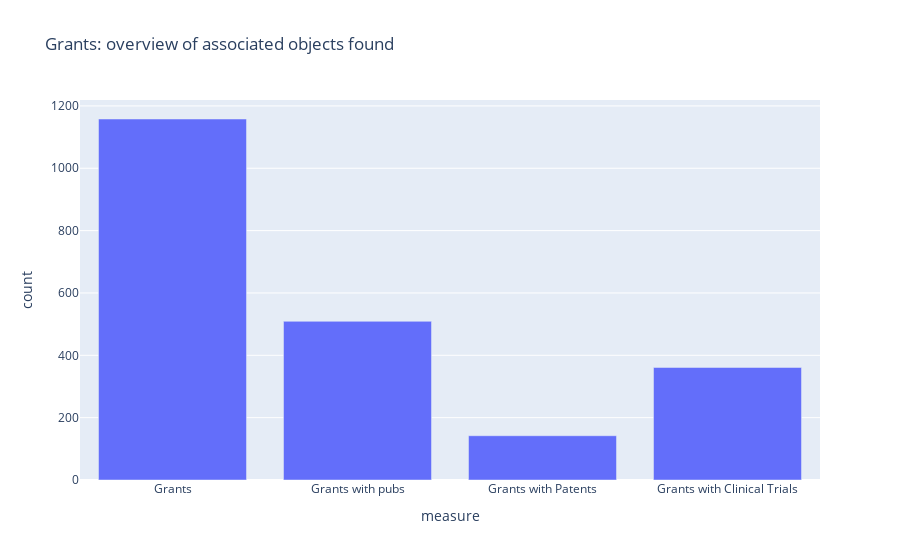

The cell this chart's notebook holds for it:
### Markdown cell above
### How many linked objects overall?

### Code cell
df = pd.DataFrame({
    'measure' : ['Grants', 'Grants with pubs', 'Grants with Patents', 'Grants with Clinical Trials'],
    'count' : [len(grants), len(grants[grants['Resulting Publications'] > 0]), len(grants[grants['Associated Patents'] > 0]), len(grants[grants['Associated Clinical Trials'] > 0])],
})

px.bar(df, 
       x="measure", y="count", 
       title=f"Grants: overview of associated objects found")

### Figure 1 — Plotly figure (JSON) as saved in the notebook; plotly's stock layout.template omitted (floating-point values rounded to 4 significant figures)
{"data": [{"alignmentgroup": "True", "hovertemplate": "measure=%{x}<br>count=%{y}<extra></extra>", "legendgroup": "", "marker": {"color": "#636efa", "pattern": {"shape": ""}}, "name": "", "offsetgroup": "", "orientation": "v", "showlegend": false, "textposition": "auto", "type": "bar", "x": ["Grants", "Grants with pubs", "Grants with Patents", "Grants with Clinical Trials"], "xaxis": "x", "y": [1158, 509, 142, 361], "yaxis": "y"}], "layout": {"autosize": true, "barmode": "relative", "legend": {"tracegroupgap": 0}, "title": {"text": "Grants: overview of associated objects found"}, "xaxis": {"anchor": "y", "autorange": true, "domain": [0, 1], "range": [-0.5, 3.5], "title": {"text": "measure"}, "type": "category"}, "yaxis": {"anchor": "x", "autorange": true, "domain": [0, 1], "range": [0, 1219.0], "title": {"text": "count"}, "type": "linear"}}}
